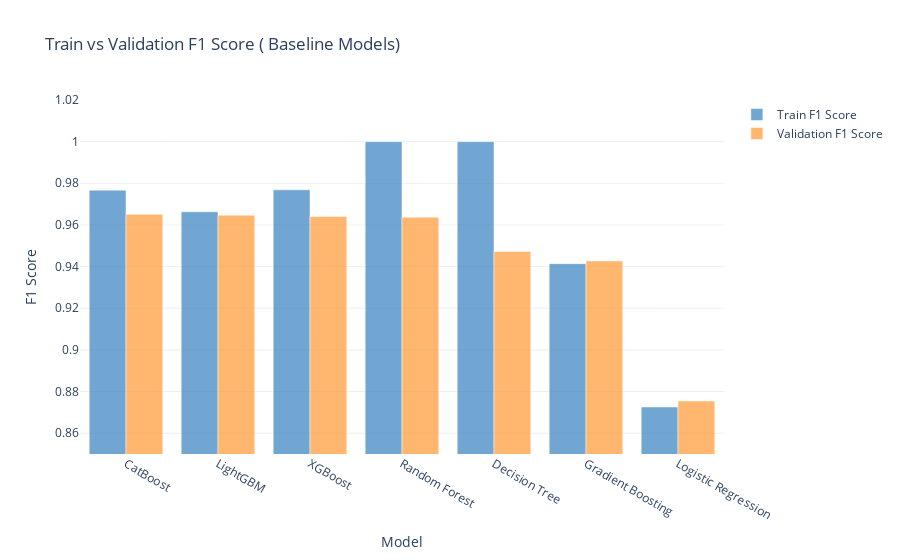

Notebook cell for this chart:
### Code cell
fig = go.Figure(data=[
    go.Bar(name='Train F1 Score', x=results_df['Model'], y=results_df['Train F1 Score'], marker_color='rgba(55, 128, 191, 0.7)'),
    go.Bar(name='Validation F1 Score', x=results_df['Model'], y=results_df['Validation F1 Score'], marker_color='rgba(255, 153, 51, 0.7)')
])

# Customize layout
fig.update_layout(
    barmode='group',
    title='Train vs Validation F1 Score ( Baseline Models)',
    xaxis_title='Model',
    yaxis_title='F1 Score',
    template='plotly_white',
    yaxis=dict(range=[0.85, 1.02])
)

fig.show()

### Figure 1 — Plotly figure (JSON) as saved in the notebook; plotly's stock layout.template omitted (floating-point values rounded to 4 significant figures)
{"data": [{"marker": {"color": "rgba(55, 128, 191, 0.7)"}, "name": "Train F1 Score", "type": "bar", "x": ["CatBoost", "LightGBM", "XGBoost", "Random Forest", "Decision Tree", "Gradient Boosting", "Logistic Regression"], "y": [0.9767, 0.9663, 0.9769, 1, 1, 0.9414, 0.8726]}, {"marker": {"color": "rgba(255, 153, 51, 0.7)"}, "name": "Validation F1 Score", "type": "bar", "x": ["CatBoost", "LightGBM", "XGBoost", "Random Forest", "Decision Tree", "Gradient Boosting", "Logistic Regression"], "y": [0.9651, 0.9647, 0.9641, 0.9637, 0.9472, 0.9427, 0.8755]}], "layout": {"barmode": "group", "title": {"text": "Train vs Validation F1 Score ( Baseline Models)"}, "xaxis": {"title": {"text": "Model"}}, "yaxis": {"range": [0.85, 1.02], "title": {"text": "F1 Score"}}}}
